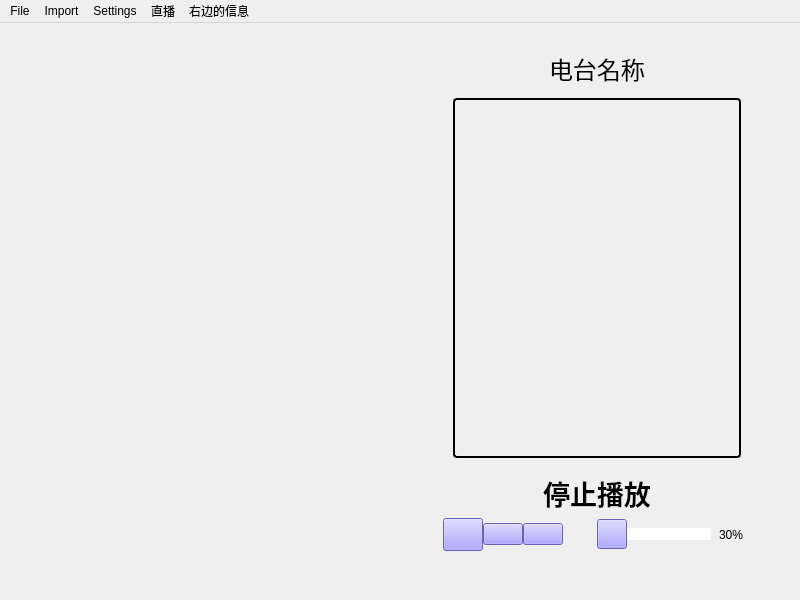
<?xml version="1.0" encoding="UTF-8"?>
<ui version="4.0">
 <class>MainWindow</class>
 <widget class="QMainWindow" name="MainWindow">
  <property name="geometry">
   <rect>
    <x>0</x>
    <y>0</y>
    <width>800</width>
    <height>600</height>
   </rect>
  </property>
  <property name="minimumSize">
   <size>
    <width>800</width>
    <height>600</height>
   </size>
  </property>
  <property name="maximumSize">
   <size>
    <width>900</width>
    <height>600</height>
   </size>
  </property>
  <property name="windowTitle">
   <string>golo播放器</string>
  </property>
  <property name="styleSheet">
   <string notr="true"/>
  </property>
  <widget class="QWidget" name="centralwidget">
   <property name="sizePolicy">
    <sizepolicy hsizetype="Preferred" vsizetype="Preferred">
     <horstretch>0</horstretch>
     <verstretch>0</verstretch>
    </sizepolicy>
   </property>
   <property name="styleSheet">
    <string notr="true">background:rgba(255,255,255,0);</string>
   </property>
   <layout class="QHBoxLayout" name="horizontalLayout" stretch="0,0">
    <property name="topMargin">
     <number>10</number>
    </property>
    <item>
     <widget class="QListWidget" name="musicList">
      <property name="enabled">
       <bool>true</bool>
      </property>
      <property name="minimumSize">
       <size>
        <width>200</width>
        <height>600</height>
       </size>
      </property>
      <property name="palette">
       <palette>
        <active>
         <colorrole role="Button">
          <brush brushstyle="SolidPattern">
           <color alpha="0">
            <red>255</red>
            <green>255</green>
            <blue>255</blue>
           </color>
          </brush>
         </colorrole>
         <colorrole role="Base">
          <brush brushstyle="NoBrush">
           <color alpha="255">
            <red>0</red>
            <green>0</green>
            <blue>0</blue>
           </color>
          </brush>
         </colorrole>
         <colorrole role="Window">
          <brush brushstyle="SolidPattern">
           <color alpha="0">
            <red>255</red>
            <green>255</green>
            <blue>255</blue>
           </color>
          </brush>
         </colorrole>
        </active>
        <inactive>
         <colorrole role="Button">
          <brush brushstyle="SolidPattern">
           <color alpha="0">
            <red>255</red>
            <green>255</green>
            <blue>255</blue>
           </color>
          </brush>
         </colorrole>
         <colorrole role="Base">
          <brush brushstyle="NoBrush">
           <color alpha="255">
            <red>0</red>
            <green>0</green>
            <blue>0</blue>
           </color>
          </brush>
         </colorrole>
         <colorrole role="Window">
          <brush brushstyle="SolidPattern">
           <color alpha="0">
            <red>255</red>
            <green>255</green>
            <blue>255</blue>
           </color>
          </brush>
         </colorrole>
        </inactive>
        <disabled>
         <colorrole role="Button">
          <brush brushstyle="SolidPattern">
           <color alpha="0">
            <red>255</red>
            <green>255</green>
            <blue>255</blue>
           </color>
          </brush>
         </colorrole>
         <colorrole role="Base">
          <brush brushstyle="NoBrush">
           <color alpha="255">
            <red>0</red>
            <green>0</green>
            <blue>0</blue>
           </color>
          </brush>
         </colorrole>
         <colorrole role="Window">
          <brush brushstyle="SolidPattern">
           <color alpha="0">
            <red>255</red>
            <green>255</green>
            <blue>255</blue>
           </color>
          </brush>
         </colorrole>
        </disabled>
       </palette>
      </property>
      <property name="focusPolicy">
       <enum>Qt::NoFocus</enum>
      </property>
      <property name="styleSheet">
       <string notr="true"/>
      </property>
      <property name="horizontalScrollBarPolicy">
       <enum>Qt::ScrollBarAlwaysOff</enum>
      </property>
      <property name="autoScroll">
       <bool>true</bool>
      </property>
      <property name="autoScrollMargin">
       <number>16</number>
      </property>
      <property name="editTriggers">
       <set>QAbstractItemView::DoubleClicked|QAbstractItemView::EditKeyPressed</set>
      </property>
      <property name="selectionMode">
       <enum>QAbstractItemView::ExtendedSelection</enum>
      </property>
      <property name="sortingEnabled">
       <bool>false</bool>
      </property>
     </widget>
    </item>
    <item>
     <layout class="QVBoxLayout" name="verticalLayout" stretch="0,0,0,0">
      <property name="spacing">
       <number>0</number>
      </property>
      <property name="leftMargin">
       <number>40</number>
      </property>
      <property name="topMargin">
       <number>18</number>
      </property>
      <property name="rightMargin">
       <number>40</number>
      </property>
      <property name="bottomMargin">
       <number>40</number>
      </property>
      <item alignment="Qt::AlignHCenter">
       <widget class="QLabel" name="stationName">
        <property name="maximumSize">
         <size>
          <width>16777215</width>
          <height>40</height>
         </size>
        </property>
        <property name="baseSize">
         <size>
          <width>0</width>
          <height>20</height>
         </size>
        </property>
        <property name="styleSheet">
         <string notr="true">color:black;
font:24px;
margin:0 0 2 0;</string>
        </property>
        <property name="text">
         <string>电台名称</string>
        </property>
       </widget>
      </item>
      <item>
       <widget class="QLabel" name="musicGraphics">
        <property name="sizePolicy">
         <sizepolicy hsizetype="MinimumExpanding" vsizetype="MinimumExpanding">
          <horstretch>0</horstretch>
          <verstretch>0</verstretch>
         </sizepolicy>
        </property>
        <property name="minimumSize">
         <size>
          <width>300</width>
          <height>300</height>
         </size>
        </property>
        <property name="maximumSize">
         <size>
          <width>380</width>
          <height>380</height>
         </size>
        </property>
        <property name="layoutDirection">
         <enum>Qt::LeftToRight</enum>
        </property>
        <property name="styleSheet">
         <string notr="true">QLabel {
	border: 2px solid  rgb(0, 0, 0);
	border-radius: 4px;
	margin: 10 10 10 10px;
}</string>
        </property>
        <property name="text">
         <string/>
        </property>
        <property name="pixmap">
         <pixmap resource="icons.qrc">:/icons/res/defaultcover.png</pixmap>
        </property>
        <property name="scaledContents">
         <bool>true</bool>
        </property>
        <property name="alignment">
         <set>Qt::AlignCenter</set>
        </property>
       </widget>
      </item>
      <item>
       <widget class="QLabel" name="musicNameDisplay">
        <property name="sizePolicy">
         <sizepolicy hsizetype="Ignored" vsizetype="Preferred">
          <horstretch>0</horstretch>
          <verstretch>0</verstretch>
         </sizepolicy>
        </property>
        <property name="minimumSize">
         <size>
          <width>0</width>
          <height>50</height>
         </size>
        </property>
        <property name="maximumSize">
         <size>
          <width>16777215</width>
          <height>50</height>
         </size>
        </property>
        <property name="font">
         <font>
          <pointsize>20</pointsize>
          <italic>false</italic>
          <bold>true</bold>
         </font>
        </property>
        <property name="styleSheet">
         <string notr="true">font: 700 20pt;
color:black;</string>
        </property>
        <property name="text">
         <string>停止播放</string>
        </property>
        <property name="textFormat">
         <enum>Qt::AutoText</enum>
        </property>
        <property name="scaledContents">
         <bool>true</bool>
        </property>
        <property name="alignment">
         <set>Qt::AlignCenter</set>
        </property>
       </widget>
      </item>
      <item>
       <layout class="QHBoxLayout" name="horizontalLayout_2">
        <item>
         <widget class="QPushButton" name="playButton">
          <property name="maximumSize">
           <size>
            <width>40</width>
            <height>40</height>
           </size>
          </property>
          <property name="cursor">
           <cursorShape>PointingHandCursor</cursorShape>
          </property>
          <property name="styleSheet">
           <string notr="true">QPushButton {
        background-color: rgb(146, 138, 255);
}</string>
          </property>
          <property name="text">
           <string/>
          </property>
          <property name="icon">
           <iconset resource="icons.qrc">
            <normaloff>:/icons/res/play_w.png</normaloff>:/icons/res/play_w.png</iconset>
          </property>
          <property name="iconSize">
           <size>
            <width>20</width>
            <height>20</height>
           </size>
          </property>
         </widget>
        </item>
        <item>
         <widget class="QPushButton" name="forwardButton">
          <property name="cursor">
           <cursorShape>PointingHandCursor</cursorShape>
          </property>
          <property name="styleSheet">
           <string notr="true">QPushButton {
        background-color: rgb(146, 138, 255);
}</string>
          </property>
          <property name="text">
           <string/>
          </property>
          <property name="icon">
           <iconset resource="icons.qrc">
            <normaloff>:/icons/res/next_w.png</normaloff>:/icons/res/next_w.png</iconset>
          </property>
          <property name="iconSize">
           <size>
            <width>20</width>
            <height>20</height>
           </size>
          </property>
         </widget>
        </item>
        <item>
         <widget class="QPushButton" name="stopButton">
          <property name="cursor">
           <cursorShape>PointingHandCursor</cursorShape>
          </property>
          <property name="styleSheet">
           <string notr="true">QPushButton {
        background-color: rgb(146, 138, 255);
}</string>
          </property>
          <property name="text">
           <string/>
          </property>
          <property name="icon">
           <iconset resource="icons.qrc">
            <normaloff>:/icons/res/stop_button_w.png</normaloff>:/icons/res/stop_button_w.png</iconset>
          </property>
          <property name="iconSize">
           <size>
            <width>40</width>
            <height>40</height>
           </size>
          </property>
         </widget>
        </item>
        <item>
         <spacer name="horizontalSpacer">
          <property name="orientation">
           <enum>Qt::Horizontal</enum>
          </property>
          <property name="sizeHint" stdset="0">
           <size>
            <width>0</width>
            <height>0</height>
           </size>
          </property>
         </spacer>
        </item>
        <item>
         <widget class="QPushButton" name="volumeButton">
          <property name="maximumSize">
           <size>
            <width>30</width>
            <height>30</height>
           </size>
          </property>
          <property name="palette">
           <palette>
            <active>
             <colorrole role="Button">
              <brush brushstyle="SolidPattern">
               <color alpha="255">
                <red>146</red>
                <green>138</green>
                <blue>255</blue>
               </color>
              </brush>
             </colorrole>
             <colorrole role="Base">
              <brush brushstyle="SolidPattern">
               <color alpha="255">
                <red>146</red>
                <green>138</green>
                <blue>255</blue>
               </color>
              </brush>
             </colorrole>
             <colorrole role="Window">
              <brush brushstyle="SolidPattern">
               <color alpha="255">
                <red>146</red>
                <green>138</green>
                <blue>255</blue>
               </color>
              </brush>
             </colorrole>
            </active>
            <inactive>
             <colorrole role="Button">
              <brush brushstyle="SolidPattern">
               <color alpha="255">
                <red>146</red>
                <green>138</green>
                <blue>255</blue>
               </color>
              </brush>
             </colorrole>
             <colorrole role="Base">
              <brush brushstyle="SolidPattern">
               <color alpha="255">
                <red>146</red>
                <green>138</green>
                <blue>255</blue>
               </color>
              </brush>
             </colorrole>
             <colorrole role="Window">
              <brush brushstyle="SolidPattern">
               <color alpha="255">
                <red>146</red>
                <green>138</green>
                <blue>255</blue>
               </color>
              </brush>
             </colorrole>
            </inactive>
            <disabled>
             <colorrole role="Button">
              <brush brushstyle="SolidPattern">
               <color alpha="255">
                <red>146</red>
                <green>138</green>
                <blue>255</blue>
               </color>
              </brush>
             </colorrole>
             <colorrole role="Base">
              <brush brushstyle="SolidPattern">
               <color alpha="255">
                <red>146</red>
                <green>138</green>
                <blue>255</blue>
               </color>
              </brush>
             </colorrole>
             <colorrole role="Window">
              <brush brushstyle="SolidPattern">
               <color alpha="255">
                <red>146</red>
                <green>138</green>
                <blue>255</blue>
               </color>
              </brush>
             </colorrole>
            </disabled>
           </palette>
          </property>
          <property name="cursor">
           <cursorShape>PointingHandCursor</cursorShape>
          </property>
          <property name="styleSheet">
           <string notr="true">QPushButton {
        background-color: rgb(146, 138, 255);
}</string>
          </property>
          <property name="text">
           <string/>
          </property>
          <property name="icon">
           <iconset resource="icons.qrc">
            <normaloff>:/icons/res/volume_w.png</normaloff>:/icons/res/volume_w.png</iconset>
          </property>
          <property name="iconSize">
           <size>
            <width>20</width>
            <height>20</height>
           </size>
          </property>
          <property name="shortcut">
           <string>Ctrl+S</string>
          </property>
         </widget>
        </item>
        <item>
         <widget class="QSlider" name="volumeSlider">
          <property name="cursor">
           <cursorShape>ClosedHandCursor</cursorShape>
          </property>
          <property name="focusPolicy">
           <enum>Qt::NoFocus</enum>
          </property>
          <property name="styleSheet">
           <string notr="true">QSlider {
    height: 28px;
}

QSlider::groove:horizontal {
border: 0px solid #bbb;
background: white;
height: 12px;
border-radius: 2px;
}

QSlider::handle:horizontal {
image: url(:/icons/res/star_shining.png);
width: 16px;
margin-top: -2px;
margin-bottom: -2px;
border-radius: 4px;
}
</string>
          </property>
          <property name="maximum">
           <number>100</number>
          </property>
          <property name="value">
           <number>100</number>
          </property>
          <property name="orientation">
           <enum>Qt::Horizontal</enum>
          </property>
         </widget>
        </item>
        <item>
         <widget class="QLabel" name="volumeDisplay">
          <property name="sizePolicy">
           <sizepolicy hsizetype="Fixed" vsizetype="Preferred">
            <horstretch>0</horstretch>
            <verstretch>0</verstretch>
           </sizepolicy>
          </property>
          <property name="minimumSize">
           <size>
            <width>40</width>
            <height>0</height>
           </size>
          </property>
          <property name="maximumSize">
           <size>
            <width>40</width>
            <height>16777215</height>
           </size>
          </property>
          <property name="cursor">
           <cursorShape>ArrowCursor</cursorShape>
          </property>
          <property name="mouseTracking">
           <bool>false</bool>
          </property>
          <property name="text">
           <string>30%</string>
          </property>
          <property name="alignment">
           <set>Qt::AlignCenter</set>
          </property>
         </widget>
        </item>
       </layout>
      </item>
     </layout>
    </item>
   </layout>
  </widget>
  <widget class="QMenuBar" name="menuBar">
   <property name="geometry">
    <rect>
     <x>0</x>
     <y>0</y>
     <width>800</width>
     <height>24</height>
    </rect>
   </property>
   <widget class="QMenu" name="menuFile">
    <property name="title">
     <string>File</string>
    </property>
    <addaction name="separator"/>
    <addaction name="actionOpen_File"/>
   </widget>
   <widget class="QMenu" name="menuImport">
    <property name="title">
     <string>Import</string>
    </property>
    <addaction name="actionImport_Music_Resources"/>
    <addaction name="actionReset_Music_List"/>
   </widget>
   <widget class="QMenu" name="menuSettings">
    <property name="title">
     <string>Settings</string>
    </property>
    <addaction name="separator"/>
    <addaction name="actionSet_Appearance"/>
   </widget>
   <widget class="QMenu" name="menuLive">
    <property name="title">
     <string>直播</string>
    </property>
    <addaction name="actionzhibo1"/>
    <addaction name="actiongetlist"/>
   </widget>
   <widget class="QMenu" name="menuRight">
    <property name="layoutDirection">
     <enum>Qt::RightToLeft</enum>
    </property>
    <property name="title">
     <string>右边的信息</string>
    </property>
    <addaction name="actionzhiboliebiao"/>
   </widget>
   <addaction name="menuFile"/>
   <addaction name="menuImport"/>
   <addaction name="menuSettings"/>
   <addaction name="menuLive"/>
   <addaction name="menuRight"/>
  </widget>
  <action name="actionOpen_File">
   <property name="icon">
    <iconset resource="icons.qrc">
     <normaloff>:/icons/res/open_folder_purple.png</normaloff>:/icons/res/open_folder_purple.png</iconset>
   </property>
   <property name="text">
    <string>Open File</string>
   </property>
  </action>
  <action name="actionImport_Music_Resources">
   <property name="icon">
    <iconset resource="icons.qrc">
     <normaloff>:/icons/res/musical_notec.png</normaloff>:/icons/res/musical_notec.png</iconset>
   </property>
   <property name="text">
    <string>Import Music Resources</string>
   </property>
  </action>
  <action name="actionSet_Appearance">
   <property name="icon">
    <iconset resource="icons.qrc">
     <normaloff>:/icons/res/star_shining.png</normaloff>:/icons/res/star_shining.png</iconset>
   </property>
   <property name="text">
    <string>Appearance</string>
   </property>
  </action>
  <action name="actionReset_Music_List">
   <property name="icon">
    <iconset resource="icons.qrc">
     <normaloff>:/icons/res/reset_list.png</normaloff>:/icons/res/reset_list.png</iconset>
   </property>
   <property name="text">
    <string>Reset Music List</string>
   </property>
  </action>
  <action name="actionzhibo1">
   <property name="icon">
    <iconset resource="icons.qrc">
     <normaloff>:/icons/res/music_note_r1.png</normaloff>:/icons/res/music_note_r1.png</iconset>
   </property>
   <property name="text">
    <string>zhibo1</string>
   </property>
  </action>
  <action name="actiongetlist">
   <property name="icon">
    <iconset resource="icons.qrc">
     <normaloff>:/icons/res/loopmodec.png</normaloff>:/icons/res/loopmodec.png</iconset>
   </property>
   <property name="text">
    <string>getlist</string>
   </property>
  </action>
  <action name="actionzhiboliebiao">
   <property name="text">
    <string>zhiboliebiao</string>
   </property>
  </action>
 </widget>
 <tabstops>
  <tabstop>playButton</tabstop>
  <tabstop>stopButton</tabstop>
  <tabstop>volumeSlider</tabstop>
 </tabstops>
 <resources>
  <include location="icons.qrc"/>
 </resources>
 <connections/>
</ui>
